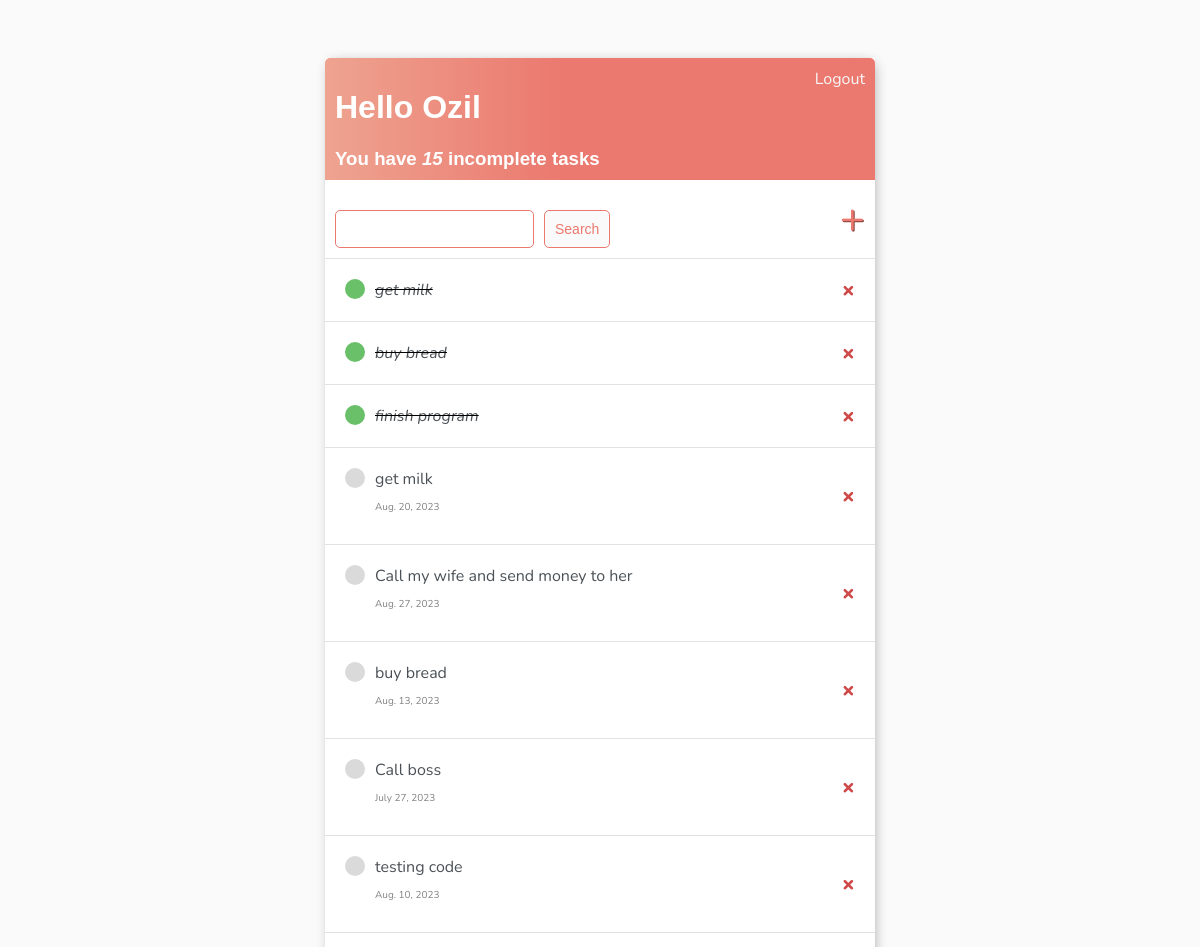
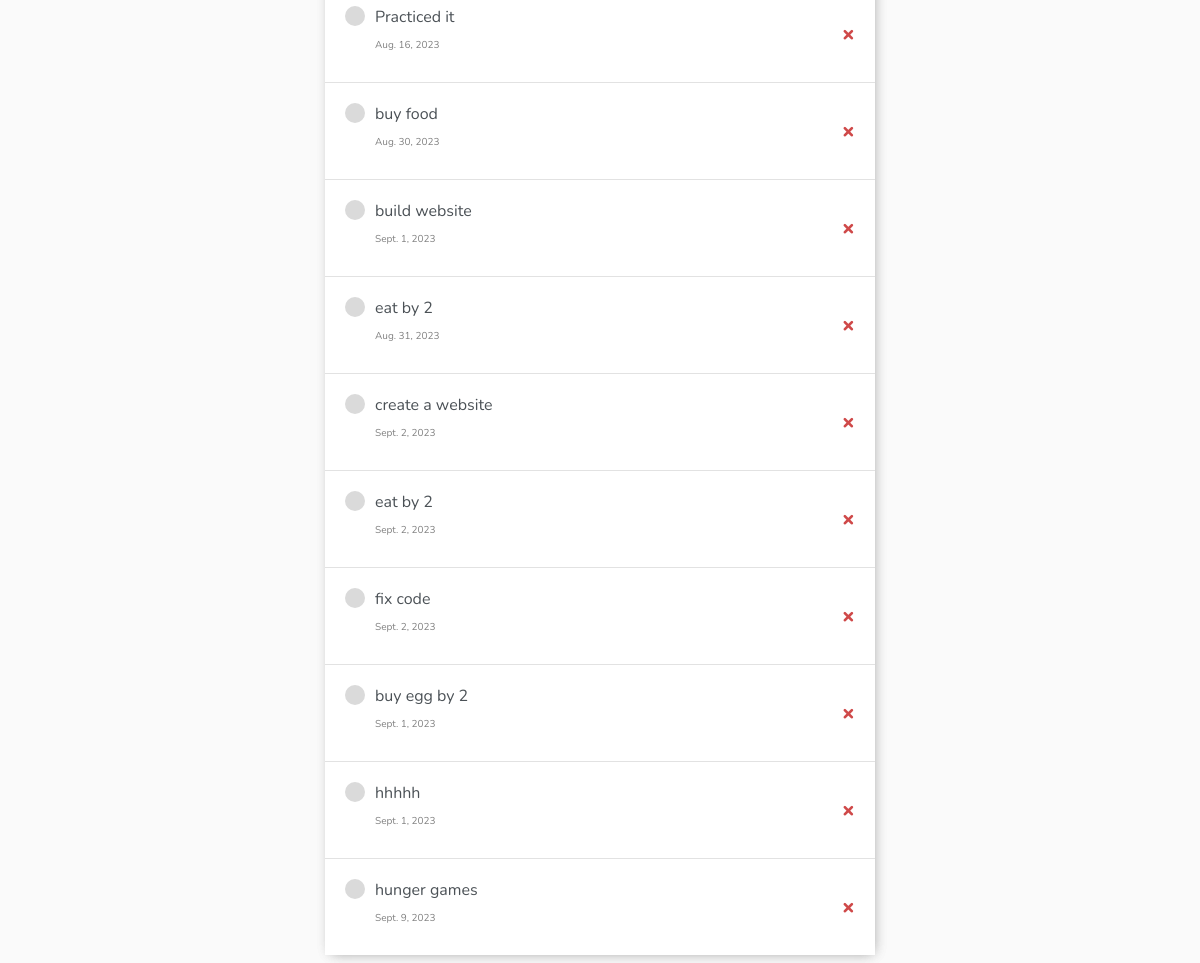
Screenshot of / (signed in) with the database file from the repository (2 pictures, top to bottom).
### base/models.py (models this page shows)
class Task(models.Model):
    user = models.ForeignKey(User, on_delete=models.CASCADE, null=True, blank=True)
    title = models.CharField(max_length=200)
    description = models.TextField(null=True, blank=True)
    complete = models.BooleanField(default=False)
    created = models.DateTimeField(auto_now_add=True)
    due = models.DateField(null=True)
    assigned = models.BooleanField(default=False)
    def __str__(self):
        return self.title
        class Meta:
            ordering = ['complete']

### base/views.py (the view)
# urls.py: path('',TaskList.as_view(), name='tasks'),
class TaskList(LoginRequiredMixin, ListView):
    model = Task
    context_object_name = 'tasks'
    def get_context_data(self,  **kwargs):
        context = super().get_context_data(**kwargs)
        context['tasks'] = context['tasks'].filter(user=self.request.user)
        context['count'] = context['tasks'].filter(complete=False).count()
        search_input = self.request.GET.get('search-area') or ''
        if search_input:
            context['tasks'] = context['tasks'].filter(
                title__startswith=search_input)
        context['search_input'] = search_input
        return context

### base/templates/base/task_list.html (shortened to what this page needs)
{% extends 'base/main.html' %}
{% block content %}
<div class="container">
<div class="header-bar">
    <div>
        <h1>Hello {{request.user|title}}</h1>
        <h3 style="margin: 0;">You have <i>{{count}}</i> incomplete task{{ count|pluralize:'s' }} </h3>
    </div>
    {% if request.user.is_authenticated %}
    <a href="{% url 'logout' %}" >Logout</a>
{% else %}
<a href="{% url 'login' %}">Login</a>
{% endif %}
</div>
<div id="search-add-wrapper">
    <form method="GET" style="margin-top: 20px;display: flex;">
        <input type="text" name="search-area" value="{{search_input}}">
        <input class="button" type="submit" value="Search" style="margin-left: 10px;">
    </form>
    <a id="add-link" href="{% url 'task-create' %}">&#x2b;</a>
</div>
<div class="task-items-wrapper">
    {% for task in tasks %}
    <div class="task-wrapper">
        {% if task.complete %}
        <div class="task-title">
            <div class="task-complete-icon"></div>
            <i><s><a href="{% url 'task-update' task.id %}">{{task}}</a></s></i>
        </div>
        <a href="{% url 'task-delete' task.id %}" class="delete-link">&#215;</a>
        {% else %}
        <div class="task-title">
            <div class="task-incomplete-icon"></div>
            <a href="{% url 'task-update' task.id %}">{{task}}<br><p class="task-date" style="font-size: 10px; color: gray;">{{task.due}}</p></a>
        </div>
        <a href="{% url 'task-delete' task.id %}" class="delete-link">&#215;</a>
        {% endif %}
    </div>
    {% endfor %}
</div>
{% endblock content %}

### base/templates/base/main.html (shortened to what this page needs)
<!DOCTYPE html>
<html lang="en">
<head>
</head>
<body>
    <div class="container">
        {% block content %}
        {% endblock content %}
    </div>
</body>
</html>

### base/templates/base/main.html (style rules this page uses)
body { background-color: #fafafa; font-family: 'Nunito', sans-serif; padding-top: 50px; }
h1, h2, h3, h4, h5, h6 { font-family: 'Raleway', sans-serif; }
a, p { color: #465156 }
.header-bar { display: flex; justify-content: space-between; color: #fff; padding: 10px; border-radius: 5px 5px 0 0; background: linear-gradient(90deg, #EEA390 0%, #EB796F 43%, #EB796F 100%) ; }
.header-bar a { color: rgb(247, 247, 247); text-decoration: none; }
.container { max-width: 550px; margin: auto; background-color: white; -webkit-box-shadow: 2px 2px 13px -4px rgba(0, 0, 0, 0.21); box-shadow: 2px 2px 13px -4px rgba(0, 0, 0, 0.21); }
.task-wrapper { display: flex; align-items: center; justify-content: space-between; padding: 20px; background-color: #fff; border-top: 1px solid rgb(226, 226, 226); }
.task-title { display: flex; }
.task-title a { text-decoration: none; color: #4b5156; margin-left: 10px; }
.task-complete-icon { height: 20px; width: 20px; background-color: rgb(105, 192, 105); border-radius: 50%; }
.task-incomplete-icon { height: 20px; width: 20px; background-color: rgb(218, 218, 218); border-radius: 50%; }
.delete-link { text-decoration: none; font-weight: 900; color: #cf4949; font-size: 22px; line-height: 0; }
#search-add-wrapper { display: flex; justify-content: space-between; align-items: center; padding: 10px; }
#add-link { color: #EB796F; text-decoration: none; font-size: 42px; text-shadow: 1px 1px #81413b; }
input[type=text], input[type=password], textarea { border: 1px solid #EB796F; border-radius: 5px; padding: 10px; width: 90%; }
.button { border: 1px solid #EB796F; background-color: #fafafa; color: #EB796F; padding: 10px; font-size: 14px; border-radius: 5px; cursor: pointer; text-decoration: none; }

### rows the page displays
Task: title "get milk"
Task: title "buy bread"
Task: title "finish program"
Task: title "get milk", due "Aug. 20, 2023"
Task: title "Call my wife and send money to her", due "Aug. 27, 2023"
Task: title "buy bread", due "Aug. 13, 2023"
Task: title "Call boss", due "July 27, 2023"
Task: title "testing code", due "Aug. 10, 2023"
Task: title "Practiced it", due "Aug. 16, 2023"
Task: title "buy food", due "Aug. 30, 2023"
Task: title "build website", due "Sept. 1, 2023"
Task: title "eat by 2", due "Aug. 31, 2023"
Task: title "create a website", due "Sept. 2, 2023"
Task: title "eat by 2", due "Sept. 2, 2023"
Task: title "fix code", due "Sept. 2, 2023"
Task: title "buy egg by 2", due "Sept. 1, 2023"
Task: title "hhhhh", due "Sept. 1, 2023"
Task: title "hunger games", due "Sept. 9, 2023"

### other values shown
{{ request.user|title }} "Ozil"
{{ count }} "15"
